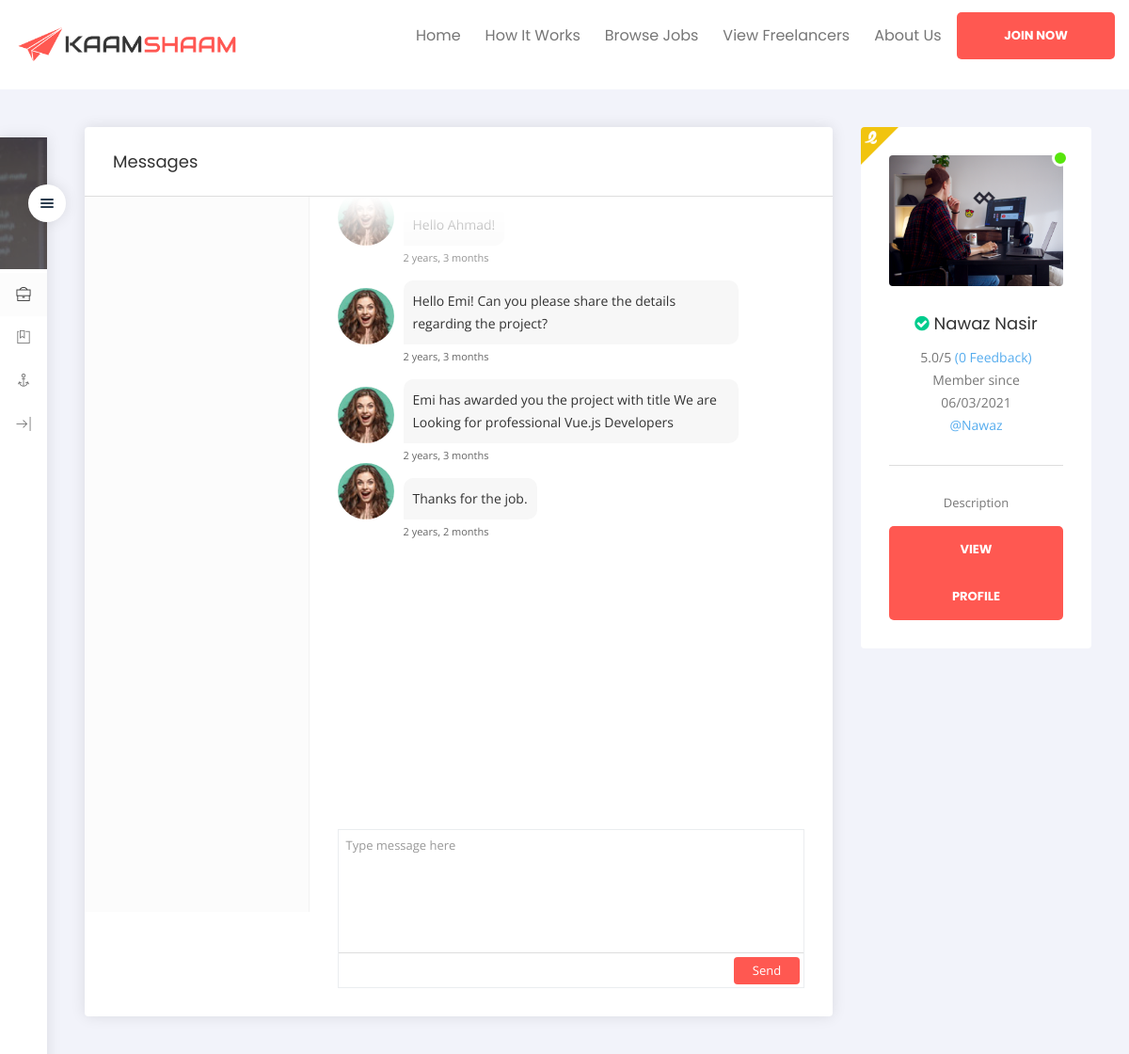
The app's page /message/1/1/ with its own data.
### accounts/models.py (models this page shows)
class Message(models.Model):
    application = models.ForeignKey(Proposal, related_name='proposalmessage', on_delete=models.CASCADE)
    content = models.TextField()
    created_by = models.ForeignKey(User, related_name='messageuser', on_delete=models.CASCADE)
    created_at = models.DateTimeField(null=True,auto_now_add=True)
    class Meta:
        ordering = ['created_at']

class Job(models.Model):
    jobTitle = models.CharField(max_length=200, blank=False)
    description = models.CharField(max_length=500, blank=True, null=True)
    budget = models.CharField(max_length=300, default='')
    timeCreated = models.DateField(auto_now_add=True, null=True)
    duration = models.CharField(max_length=200, default='')
    experience = models.CharField(max_length=200, default='')
    proposal_count = models.IntegerField(max_length=1000, default=0)
    job_status = models.CharField(max_length=200, default='Open')
    awarded_to = models.ForeignKey(User, related_name='awarded', on_delete=models.CASCADE, null=True)
    created_by = models.ForeignKey(User, related_name='jobs', on_delete=models.CASCADE)
    pending_amount = models.IntegerField(default=0, null=True)

class Userprofile(models.Model):
    user = models.OneToOneField(User, related_name='userprofile', on_delete=models.CASCADE)
    first_name = models.CharField(max_length=100, blank=False, null=False, default='')
    last_name = models.CharField(max_length=100, blank=False, null=False, default='')
    email = models.CharField(max_length=200, default='NA', null=False)
    hourly_rate = models.CharField(max_length=200,default='Enter Service Hourly Rate ($)')
    tag_line = models.TextField(default='Add Your Tagline Here')
    country = models.CharField(max_length=200, null=False, default='')
    feedback = models.IntegerField(null=False, default=0)
    skills = models.ManyToManyField(Skills, null=True, blank=True, related_name='skill')
    created_at = models.DateTimeField(null=True,auto_now_add=True)
    description = models.TextField(null=True, blank=True, default='Description')
    is_employer = models.BooleanField(default=False)
    balance = models.IntegerField(default=0)
    completed_jobs = models.IntegerField(default=0)
    ongoing_jobs = models.IntegerField(default=0)
    overall_rating = models.FloatField(default=0.0)

### accounts/views.py (the view)
# urls.py: path('message/<str:job_id>/<str:proposal_id>/', views.message, name="message"),
def message(request, job_id, proposal_id):
    job = Job.objects.get(pk=job_id)
    proposal = Proposal.objects.get(pk=proposal_id)
    if request.method == 'POST':
        content = request.POST.get('content')
        message = Message.objects.create(content=content, application=proposal, created_by=request.user)
        message.save()
    context = {
        'job':job,
        'prop' : proposal,
    }
    return render(request, 'accounts/message.html', context)

### accounts/templates/accounts/message.html (shortened to what this page needs)
{% load static %}
<!doctype html>
	<html class="no-js" lang="">
<head>
	<link rel="stylesheet" href="{% static 'css/bootstrap.min.css' %}">
	<link rel="stylesheet" href="{% static 'css/normalize.css' %}">
	<link rel="stylesheet" href="{% static 'css/scrollbar.css' %}">
	<link rel="stylesheet" href="{% static 'css/fontawesome/fontawesome-all.css' %}">
	<link rel="stylesheet" href="{% static 'css/font-awesome.min.css' %}">
	<link rel="stylesheet" href="{% static 'css/themify-icons.css' %}">
	<link rel="stylesheet" href="{% static 'css/owl.carousel.min.css' %}">
	<link rel="stylesheet" href="{% static 'css/jquery-ui.css' %}">
	<link rel="stylesheet" href="{% static 'css/linearicons.css' %}">
	<link rel="stylesheet" href="{% static 'css/tipso.css' %}">
	<link rel="stylesheet" href="{% static 'css/chosen.css' %}">
	<link rel="stylesheet" href="{% static 'css/prettyPhoto.css' %}">
	<link rel="stylesheet" href="{% static 'css/main.css' %}">
	<link rel="stylesheet" href="{% static 'css/dashboard.css' %}">
	<link rel="stylesheet" href="{% static 'css/color.css' %}">
	<link rel="stylesheet" href="{% static 'css/transitions.css' %}">
	<link rel="stylesheet" href="{% static 'css/responsive.css' %}">
	<link rel="stylesheet" href="{% static 'css/dbresponsive.css' %}">
</head>
<body class="wt-login">
	<div id="wt-wrapper" class="wt-wrapper wt-haslayout">
		<div class="wt-contentwrapper">
			{% include 'accounts/header.html' %}
			<main id="wt-main" class="wt-main wt-haslayout">
				<div id="wt-sidebarwrapper" class="wt-sidebarwrapper">
					<div id="wt-btnmenutoggle" class="wt-btnmenutoggle">
						<span class="menu-icon">
							<em></em>
							<em></em>
							<em></em>
						</span>
					</div>
					<div id="wt-verticalscrollbar" class="wt-verticalscrollbar">
						<div class="wt-companysdetails wt-usersidebar">
							<figure class="wt-companysimg">
								<img src="{% static 'images/sidebar/img-01.jpg' %}" alt="img description">
							</figure>
							<div class="wt-companysinfo">
							</div>
						</div>
						<nav id="wt-navdashboard" class="wt-navdashboard">
							<ul>
								<li class="wt-active">
									<a href="{% url 'freelancer' request.user.userprofile.id %}">
										<i class="ti-briefcase"></i>
									</a>
								</li>
                                {% if not request.user.userprofile.is_employer  %}
                                    <li>
                                        <a href="{% url 'freelancer_proposal' %}">
                                            <i class="ti-bookmark-alt"></i>
                                        </a>
                                    </li>
                                {% endif %}
								<li>
									<a href="{% url 'user_account' %}">
										<i class="ti-anchor"></i>
									</a>
								</li>
								<li>
									<a href="{% url 'logout' %}">
										<i class="ti-shift-right"></i>
									</a>
								</li>
							</ul>
						</nav>
					</div>
				</div>
				<section class="wt-haslayout wt-dbsectionspace">
					<div class="row">
						<div class="col-xs-12 col-sm-12 col-md-12 col-lg-8 col-xl-9">
							<div class="wt-dashboardbox wt-messages-holder">
								<div class="wt-dashboardboxtitle">
									<h2>Messages</h2>
								</div>
								<div class="wt-dashboardboxcontent wt-dashboardholder wt-offersmessages">
									<ul>
										<li>
											{% if request.user.userprofile.is_employer %}
												<div class="wt-verticalscrollbar wt-dashboardscrollbar">
													{% for proposal in job.jobproposal.all %}
													<div class="wt-ad wt-dotnotification wt-active">
														<figure><img src="{% static 'images/freelancer_1.jpg' %}" alt="image description"></figure>
														<div class="wt-adcontent">
															<a href="{% url 'message' job.id proposal.id %}"><h3>{{proposal.created_by.userprofile.first_name}} {{proposal.created_by.userprofile.last_name} </h3></a>
															<span>{{proposal.created_by.userprofile.tag_line}}</span>
														</div>
													</div>
													{% endfor %}
												</div>
											{% else %}
												<div class="wt-verticalscrollbar wt-dashboardscrollbar">
												</div>
											{% endif %}
										</li>
										<li>
											<div class="wt-chatarea">
												<div class="wt-messages wt-verticalscrollbar wt-dashboardscrollbar">
													{% for message in prop.proposalmessage.all %}
														{% if message.created_by != request.user %}
															<div class="wt-offerermessage">
																<figure><img src="{% static 'images/messages/img-12.jpg' %}" alt="image description"></figure>
																<div class="wt-description">
																	<p>{{message.content}}</p>
																	<div class="clearfix"></div>
																	<time datetime="2017-08-08">{{message.created_at|timesince}}</time>
																</div>
															</div>
														{% endif %}
													{% endfor %}
												</div>
												<div class="wt-replaybox">
													<form action="" method="POST">
														<div class="form-group">
															<textarea class="form-control" name="content" placeholder="Type message here"></textarea>
														</div>
														<div class="wt-iconbox">
															{% if not prop.proposalmessage.all and request.user.is_employer == 'False' %}
																<button disabled type="submit" class="wt-btnsendmsg">Send</button>
															{% else %}
																<button type="submit" class="wt-btnsendmsg">Send</button>
															{% endif %}
														</div>
													</form>
												</div>
											</div>
										</li>
									</ul>
								</div>
							</div>
						</div>
						{% if not request.user.userprofile.is_employer %}
						<div class="col-xs-12 col-sm-12 col-md-4 col-lg-4 col-xl-3">
							<div class="wt-dashboardbox wt-messagebox">
								<span class="wt-featuredtag"><img src="{% static 'images/featured.png' %}" alt="img description" data-tipso="Plus Member" class="template-content tipso_style"></span>
								<div class="wt-dashboardboxcontent">
									<div class="wt-userprofile">
										<figure>
											<img src="{% static 'images/freelancer.jpg' %}" alt="img description">
											<div class="wt-userdropdown wt-online">
											</div>
										</figure>
										<div class="wt-title">
											<h3><i class="fa fa-check-circle"></i> {{job.created_by.userprofile.first_name}} {{job.created_by.userprofile.last_name}}</h3>
											<span>5.0/5 <a class="javascript:void(0);">({{job.created_by.userprofile.feedback}} Feedback)</a> <br>Member since {{job.created_by.userprofile.created_at|date:"SHORT_DATE_FORMAT"}} <br><a href="javascript:void(0);">@{{job.created_by.username}}</a></span>
										</div>
									</div>
									<div class="wt-applyfilters">
										<span>{{job.created_by.userprofile.description}}</span>
										{% if job.job_status == 'Completed' %}
											<a href="{% url 'job_completed' job.id %}" class="wt-btn">Give Feedback</a>
										{% else %}
											<a href="{% url 'freelancer' job.created_by.userprofile.id %}" class="wt-btn">View Profile</a>
										{% endif %}
									</div>
								</div>
							</div>
						</div>
						{% endif %}
					</div>
				</section>
			</main>
		</div>
	</div>
</body>
</html>

### static/css/scrollbar.css (style rules this page uses)
.mCustomScrollbar { -ms-touch-action: pinch-zoom; touch-action: pinch-zoom; }
.mCustomScrollbar.mCS_no_scrollbar, .mCustomScrollbar.mCS_touch_action { -ms-touch-action: auto; touch-action: auto; }

### static/css/tipso.css (style rules this page uses)
.tipso_style { cursor:help;border-bottom:1px dotted }

### static/css/color.css (style rules this page uses)
a, p a, p a:hover, a:hover, a:focus, a:active, .wt-navigation > ul > li:hover > a, .wt-navigation > ul > li.current-menu-item > a, .wt-navarticletab li:hover a, .wt-navarticletab li a.active, .wt-categoriescontent li a:hover, .wt-joinsteps li.wt-active a, .wt-effectivecontent li:hover a, .wt-articlesingle-content .wt-description .wt-blockquotevone q, .wt-filtertag li:hover a, .wt-userlisting-breadcrumb li .wt-clicksave, .wt-clicksave, .wt-qrcodefeat h3 span, .wt-comfollowers ul li:hover a span, .wt-postarticlemeta .wt-following span, .tg-qrcodefeat h3 span { color: #ff5851; }
.wt-btn:hover, .wt-dropdowarrow, .navbar-toggle, .wt-btn, .wt-navigationarea .wt-navigation > ul > li > a:after, .wt-searchbtn, .wt-sectiontitle:after, .wt-navarticletab li a:after, .wt-pagination ul li a:hover, .wt-pagination ul li.wt-active a, .wt-widgettag a:hover, .wt-articlesingle-content .wt-description blockquote span i, .wt-searchgbtn, .wt-filtertagclear a, .ui-slider-horizontal .ui-slider-range, .wt-btnsearch, .wt-newnoti a em, .wt-notificationicon > a:after, .wt-rightarea .wt-nav .navbar-toggler, .wt-usersidebaricon span, .wt-usersidebaricon span i, .wt-filtertag .wt-filtertagclear a, .loader:before, .wt-offersmessages .wt-ad:after, .wt-btnsendmsg, .wt-tabstitle li a:before, .wt-tabscontenttitle:before, .wt-tablecategories thead tr th:first-child:before, .wt-tablecategories tbody tr td:first-child:before, .wt-slidernav .wt-prev:hover, .wt-slidernav .wt-next:hover { background:#ff5851; }

### static/css/transitions.css (style rules this page uses)
*:after, *:before, p a, a, .wt-socialicons li a, .wt-roundicontext, .wt-roundicontext .wt-usericonholder, .sub-menu, .mega-menu, .wt-article, .wt-article figure img, .wt-speakerimg img, .wt-categoryslidercontent, .wt-filtertag li a i, .wt-userlistinghold, .wt-companysdetails, .wt-companysdetails .wt-companysimg img, .wt-comfollowers ul li, .wt-comfollowers ul li a span, .wt-comfollowers ul li a span img, .wt-articlesuser .wt-particlehold figure img, .wt-project figure img, .wt-usernav, .wt-btn, .wt-particlehold figure img, .wt-main, .wt-offersmessages .wt-ad, .wt-openmenu .wt-usersidebar .wt-companysinfo .wt-title, .wt-openmenu .wt-usersidebar .wt-companysinfo .wt-btnarea, .wt-iconbox i, .wt-tabstitle li, .wt-tablecategories tr, .wt-designimg input[type=radio]+ label img, .wt-designimg input[type=radio]+ label i, .wt-navigation > ul > li > .sub-menu > li.menu-item-has-children .sub-menu li, .wt-navigation > ul > li > .sub-menu > li, .chosen-container-multi .chosen-choices li.search-choice, .wt-dateandmsg span:nth-child(2), .wt-posteditem, .wt-slidernav .wt-prev, .wt-slidernav .wt-next, .wt-btnmenutoggle { -webkit-transition: all 300ms ease-in-out; -moz-transition: all 300ms ease-in-out; -ms-transition: all 300ms ease-in-out; -o-transition: all 300ms ease-in-out; transition: all 300ms ease-in-out; }
.wt-sidebarwrapper, .wt-categorycontent, .wt-categoryslidup, .wt-categorycontent figure, .wt-cattitle { -webkit-transition: all 500ms ease-in-out; -moz-transition: all 500ms ease-in-out; -ms-transition: all 500ms ease-in-out; -o-transition: all 500ms ease-in-out; transition: all 500ms ease-in-out; }

### static/css/dbresponsive.css (style rules this page uses)
@media (max-width:1680px) { .wt-wrapper .wt-main { padding-left: 90px; } }
@media (max-width:1680px) { .wt-wrapper .wt-sidebarwrapper { width: 50px; } }
@media (max-width:1680px) { .wt-companysdetails.wt-usersidebar .wt-companysinfo { padding: 30px 0; } }
@media (max-width:1680px) { .wt-companysdetails.wt-usersidebar .wt-companysimg img { width: auto; height: 140px; max-width: none; } }
@media (max-width:1360px) { .wt-btnmenutoggle { top: 50px; } }
@media (max-width:1360px) { .wt-wrapper .wt-sidebarwrapper { margin-top:146px; } }

### records on screen
Message: content "Hello Ahmad!", created_at "2 years, 3 months"
Message: content "Hello Emi! Can you please share the details regarding the project?", created_at "2 years, 3 months"
Message: content "Emi has awarded you the project with title We are Looking for professional Vue.js Developers", created_at "2 years, 3 months"
Message: content "Thanks for the job.", created_at "2 years, 2 months"
Job: created_by.userprofile.first_name "Nawaz", created_by.userprofile.last_name "Nasir", created_by.userprofile.feedback "0", created_by.userprofile.created_at "06/03/2021", created_by.username "Nawaz", created_by.userprofile.description "Description"
